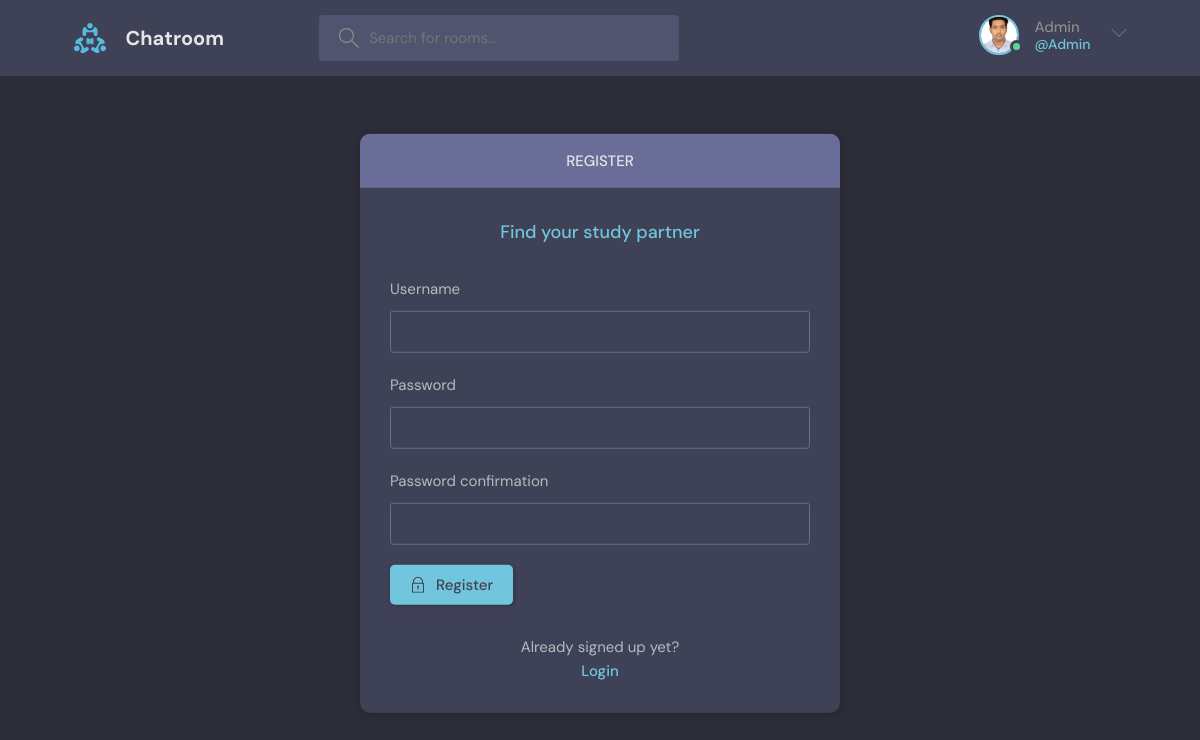
Page /register/ (signed in) on the committed database.
### base/models.py (models this page shows)
class User(AbstractUser):
    name = models.CharField(max_length=200, null=True)
    email = models.EmailField(unique=True, null=True)
    bio = models.TextField(null=True)
    avatar = models.ImageField(null=True, default="avatar.svg")
    USERNAME_FIELD = 'email'
    REQUIRED_FIELDS = []

### base/views.py (the view, shortened to what this page needs)
# urls.py: path('register/', views.registerPage, name="register"),
def registerPage(request):
    form = UserCreationForm()
    return render(request, 'base/login_register.html', {'form': form})

### base/templates/base/login_register.html (shortened to what this page needs)
{% extends 'main.html' %}
{% block content %}
    <main class="auth layout">
      {% if page == 'login' %}
      <div class="container">
        <div class="layout__box">
          <div class="layout__boxHeader">
            <div class="layout__boxTitle">
              <h3>Login</h3>
            </div>
          </div>
          <div class="layout__body">
            <h2 class="auth__tagline">Find your study partner</h2>
            <form class="form" action="" method="POST">
              {% csrf_token %}
              <div class="form__group form__group">
                <label for="room_name">Username</label>
                <input id="username" name="username" type="text" placeholder="e.g. dennis_ivy" />
              </div>
              <div class="form__group">
                <label for="password">Password</label>
                <input
                  id="password"
                  name="password"
                  type="password"
                  placeholder="&bull;&bull;&bull;&bull;&bull;&bull;&bull;&bull;"
                />
              </div>
              <button class="btn btn--main" type="submit">
                <svg
                  version="1.1"
                  xmlns="http://www.w3.org/2000/svg"
                  width="32"
                  height="32"
                  viewBox="0 0 32 32"
                >
                  <title>lock</title>
                  <path
                    d="M27 12h-1v-2c0-5.514-4.486-10-10-10s-10 4.486-10 10v2h-1c-0.553 0-1 0.447-1 1v18c0 0.553 0.447 1 1 1h22c0.553 0 1-0.447 1-1v-18c0-0.553-0.447-1-1-1zM8 10c0-4.411 3.589-8 8-8s8 3.589 8 8v2h-16v-2zM26 30h-20v-16h20v16z"
                  ></path>
                  <path
                    d="M15 21.694v4.306h2v-4.306c0.587-0.348 1-0.961 1-1.694 0-1.105-0.895-2-2-2s-2 0.895-2 2c0 0.732 0.413 1.345 1 1.694z"
                  ></path>
                </svg>
                Login
              </button>
            </form>
            <div class="auth__action">
              <p>Haven't signed up yet?</p>
              <a href="{% url 'register' %}" class="btn btn--link">Sign Up</a>
            </div>
          </div>
        </div>
      </div>
      {% else %}
      <div class="container">
        <div class="layout__box">
          <div class="layout__boxHeader">
            <div class="layout__boxTitle">
              <h3>Register</h3>
            </div>
          </div>
          <div class="layout__body">
            <h2 class="auth__tagline">Find your study partner</h2>
            <form class="form" action="" method="POST" >
              {% for field in form %}
              <div class="form__group form__group">
                <label for="room_name">{{field.label}}</label>
                {{field}}
              </div>
              {% endfor %}
              <button class="btn btn--main" type="submit">
                Register
              </button>
            </form>
            <div class="auth__action">
              <p>Already signed up yet?</p>
              <a href="{% url 'login' %}" class="btn btn--link">Login</a>
            </div>
          </div>
        </div>
      </div>
      {% endif %}
    </main>
{% endblock %}

### templates/navbar.html (shortened to what this page needs)
{% load static %}
<header class="header header--loggedIn">
    <div class="container">
      <a href="{% url 'home' %}" class="header__logo">
        <img src="{% static 'images/logo.svg' %}" />
        <h1>Chatroom</h1>
      </a>
      <form class="header__search" method="GET" action="{% url 'home' %}">
        <label>
          <input name="q" placeholder="Search for rooms..." />
        </label>
      </form>
      <nav class="header__menu">
        {% if request.user.is_authenticated %}
        <div class="header__user">
          <a href="{% url 'update-user' %}">
            <div class="avatar avatar--medium active">
              <img src="{{request.user.avatar.url}}" />
            </div>
            <p>{{request.user.username}}<span>@{{request.user.username}}</span></p>
          </a>
          <button class="dropdown-button">
            <svg version="1.1" xmlns="http://www.w3.org/2000/svg" width="32" height="32" viewBox="0 0 32 32">
              <title>chevron-down</title>
              <path d="M16 21l-13-13h-3l16 16 16-16h-3l-13 13z"></path>
            </svg>
          </button>
        </div>
        {% else %}
        <a href="{% url 'login' %}">
          <img src="{% static 'images/avatar.svg' %}" />
          <p>Login</p>
        </a>
        {% endif %}
      </nav>
    </div>
  </header>

### rows in the picture
User: user.avatar (picture), user.username "Admin"

### other values in the picture
{{ field.label }} "Username" "Password" "Password confirmation"
